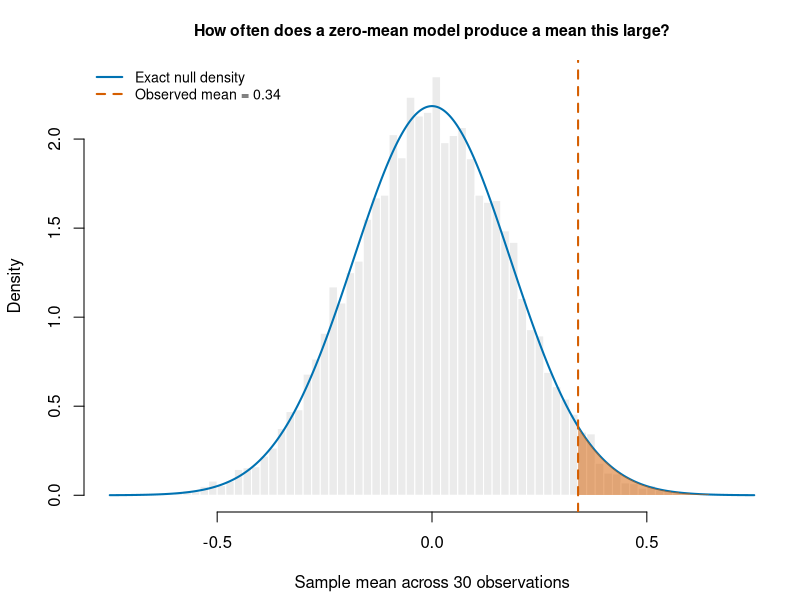

Generate this figure with R:
## ---- chunk 1
#| label: simulate-null
set.seed(42)                 # Make the simulation reproducible.
n <- 30
obs_stat <- 0.34
repetitions <- 10000
null_stats <- replicate(repetitions, mean(rnorm(n, mean = 0, sd = 1)))
p_sim <- mean(null_stats >= obs_stat)
p_exact <- pnorm(obs_stat, mean = 0, sd = 1 / sqrt(n), lower.tail = FALSE)
stopifnot(abs(p_sim - p_exact) < 5 * sqrt(p_exact * (1 - p_exact) / repetitions))
## ---- chunk 2
#| label: fig-null-dist
#| echo: false
#| fig-cap: "Simulated sample means under the null (histogram), with their exact normal density (blue). The orange area under the curve is the exact one-sided p-value beyond the observed mean of 0.34."
#| fig-alt: "A distribution centered on zero, with a small orange right tail beyond a dashed vertical line at 0.34."
#| fig-width: 8
#| fig-height: 4.8
#| fig-path: results/figures/
par(mar = c(4.4, 4.2, 3, 1))
hist(null_stats, breaks = 55, probability = TRUE,
     col = "gray92", border = "white", xlim = c(-0.75, 0.75),
     main = "How often does a zero-mean model produce a mean this large?",
     xlab = "Sample mean across 30 observations", ylab = "Density", cex.main = 0.95)
x <- seq(-0.75, 0.75, length.out = 1000)
lines(x, dnorm(x, sd = 1 / sqrt(n)), col = "#0072B2", lwd = 2)
tail_x <- seq(obs_stat, 0.75, length.out = 400)
polygon(c(obs_stat, tail_x, 0.75), c(0, dnorm(tail_x, sd = 1 / sqrt(n)), 0),
        col = "#D55E0080", border = NA)
abline(v = obs_stat, col = "#D55E00", lty = 2, lwd = 2)
legend("topleft", legend = c("Exact null density", "Observed mean = 0.34"),
       col = c("#0072B2", "#D55E00"), lty = c(1, 2), lwd = 2, bty = "n", cex = 0.85)
